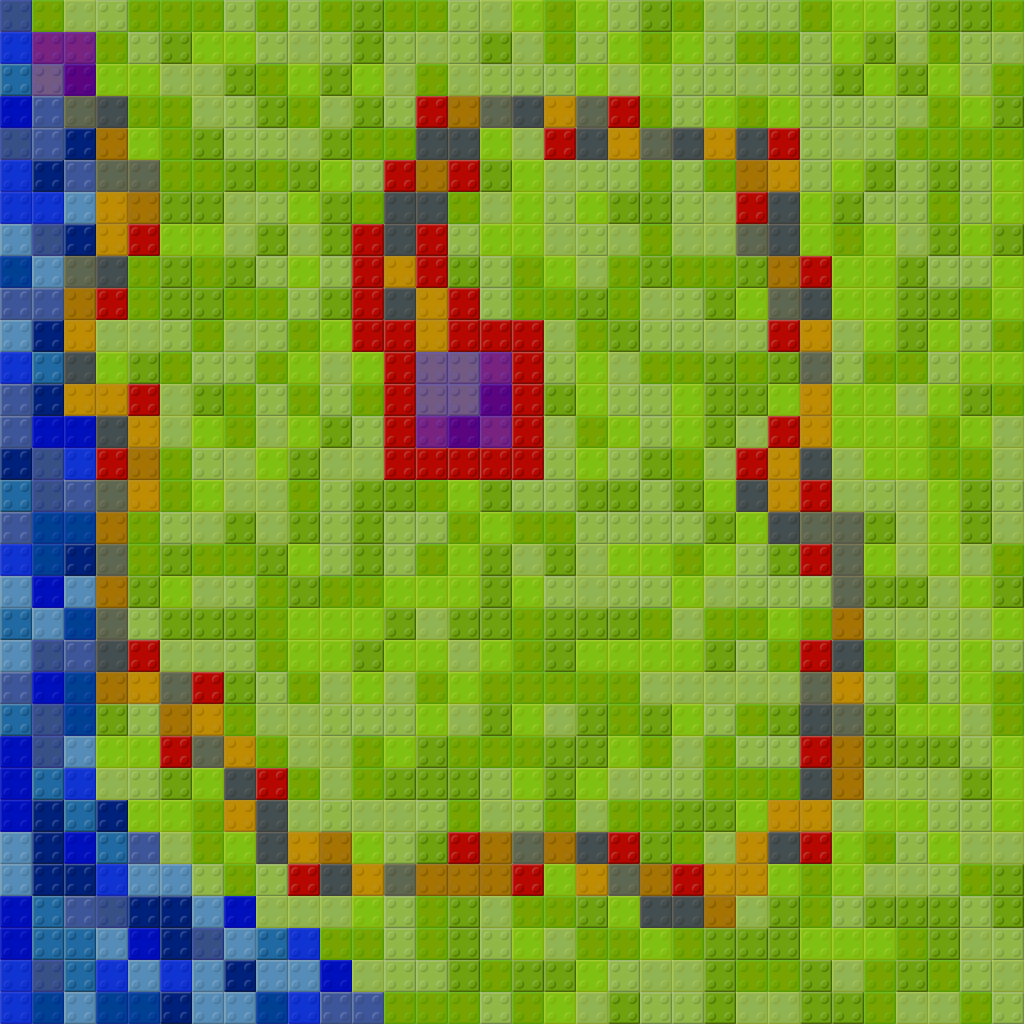

This game map was drawn from its Tiled (.tmx) file and the tilesets committed beside it. A one-line description and the trimmed map source follow:
An orthogonal 32x32 tile map with 32x32 px tiles, 4 tile layers (grass, path, water, fire) and 54 objects (52x trigger, destination).

<map version="1.0" orientation="orthogonal" width="32" height="32" tilewidth="32" tileheight="32">
 <tileset firstgid="1" name="DuploTop" tilewidth="32" tileheight="32">
  <image source="../img/tileSet/BloxTopDuplo.png" width="224" height="256" />
  <tile id="0">
   <properties>
    <property name="red" value="" />
   </properties>
  </tile>
  <tile id="1">
   <properties>
    <property name="orange" value="" />
   </properties>
  </tile>
  <tile id="2">
   <properties>
    <property name="yellow" value="" />
   </properties>
  </tile>
  <tile id="3">
   <properties>
    <property name="greenLight" value="" />
   </properties>
  </tile>
  <tile id="4">
   <properties>
    <property name="greenDark" value="" />
   </properties>
  </tile>
  <tile id="5">
   <properties>
    <property name="blueLight" value="" />
   </properties>
  </tile>
  <tile id="6">
   <properties>
    <property name="blueDark" value="" />
   </properties>
  </tile>
 </tileset>
 <layer name="grass" width="32" height="32">
  <data>[1024 cells, 1024 non-empty, 5 distinct tile ids]</data>
 </layer>
 <layer name="path" width="32" height="32">
  <data>[1024 cells, 124 non-empty, 7 distinct tile ids]</data>
 </layer>
 <layer name="water" width="32" height="32">
  <data>[1024 cells, 170 non-empty, 9 distinct tile ids]</data>
 </layer>
 <layer name="fire" width="32" height="32">
  <data>[1024 cells, 0 non-empty, 0 distinct tile ids]</data>
 </layer>
 <objectgroup name="objects" width="32" height="32">
  <object name="enter" type="destination" x="63" y="62" />
  <object x="207" y="688" width="1" />
  <object name="fire" type="trigger" x="208" y="688">
   <properties>
    <property name="fireOn" value="" />
   </properties>
  </object>
  <object name="exit" type="trigger" x="462" y="399">
   <properties>
    <property name="gotoLevel" value="2" />
   </properties>
  </object>
  <object name="fire" type="trigger" x="144" y="241">
   <properties>
    <property name="fireOn" value="" />
   </properties>
  </object>
  <object name="fire" type="trigger" x="111" y="303">
   <properties>
    <property name="fireOn" value="" />
   </properties>
  </object>
  <object name="fire" type="trigger" x="143" y="397">
   <properties>
    <property name="fireOn" value="" />
   </properties>
  </object>
  <object name="fire" type="trigger" x="110" y="463">
   <properties>
    <property name="fireOn" value="" />
   </properties>
  </object>
  <object name="fire" type="trigger" x="143" y="657">
   <properties>
    <property name="fireOn" value="" />
   </properties>
  </object>
  <object name="fire" type="trigger" x="175" y="752">
   <properties>
    <property name="fireOn" value="" />
   </properties>
  </object>
  <object name="fire" type="trigger" x="270" y="783">
   <properties>
    <property name="fireOn" value="" />
   </properties>
  </object>
  <object name="fire" type="trigger" x="303" y="879">
   <properties>
    <property name="fireOn" value="" />
   </properties>
  </object>
  <object name="fire" type="trigger" x="463" y="848">
   <properties>
    <property name="fireOn" value="" />
   </properties>
  </object>
  <object name="fire" type="trigger" x="527" y="881">
   <properties>
    <property name="fireOn" value="" />
   </properties>
  </object>
  <object name="fire" type="trigger" x="623" y="846">
   <properties>
    <property name="fireOn" value="" />
   </properties>
  </object>
  <object name="fire" type="trigger" x="689" y="880">
   <properties>
    <property name="fireOn" value="" />
   </properties>
  </object>
  <object name="fire" type="trigger" x="813" y="849">
   <properties>
    <property name="fireOn" value="" />
   </properties>
  </object>
  <object name="fire" type="trigger" x="813" y="751">
   <properties>
    <property name="fireOn" value="" />
   </properties>
  </object>
  <object name="fire" type="trigger" x="815" y="656">
   <properties>
    <property name="fireOn" value="" />
   </properties>
  </object>
  <object name="fire" type="trigger" x="815" y="561">
   <properties>
    <property name="fireOn" value="" />
   </properties>
  </object>
  <object name="fire" type="trigger" x="815" y="497">
   <properties>
    <property name="fireOn" value="" />
   </properties>
  </object>
  <object name="fire" type="trigger" x="752" y="463">
   <properties>
    <property name="fireOn" value="" />
   </properties>
  </object>
  <object name="fire" type="trigger" x="783" y="433">
   <properties>
    <property name="fireOn" value="" />
   </properties>
  </object>
  <object name="fire" type="trigger" x="784" y="336">
   <properties>
    <property name="fireOn" value="" />
   </properties>
  </object>
  <object name="fire" type="trigger" x="816" y="270">
   <properties>
    <property name="fireOn" value="" />
   </properties>
  </object>
  <object name="fire" type="trigger" x="783" y="143">
   <properties>
    <property name="fireOn" value="" />
   </properties>
  </object>
  <object name="fire" type="trigger" x="755" y="203">
   <properties>
    <property name="fireOn" value="" />
   </properties>
  </object>
  <object name="fire" type="trigger" x="623" y="112">
   <properties>
    <property name="fireOn" value="" />
   </properties>
  </object>
  <object name="fire" type="trigger" x="559" y="143">
   <properties>
    <property name="fireOn" value="" />
   </properties>
  </object>
  <object name="fire" type="trigger" x="431" y="111">
   <properties>
    <property name="fireOn" value="" />
   </properties>
  </object>
  <object name="fire" type="trigger" x="399" y="173">
   <properties>
    <property name="fireOn" value="" />
   </properties>
  </object>
  <object name="fire" type="trigger" x="465" y="176">
   <properties>
    <property name="fireOn" value="" />
   </properties>
  </object>
  <object name="fire" type="trigger" x="430" y="239">
   <properties>
    <property name="fireOn" value="" />
   </properties>
  </object>
  <object name="fire" type="trigger" x="368" y="269">
   <properties>
    <property name="fireOn" value="" />
   </properties>
  </object>
  <object name="fire" type="trigger" x="432" y="271">
   <properties>
    <property name="fireOn" value="" />
   </properties>
  </object>
  <object name="fire" type="trigger" x="366" y="303">
   <properties>
    <property name="fireOn" value="" />
   </properties>
  </object>
  <object name="fire" type="trigger" x="399" y="336">
   <properties>
    <property name="fireOn" value="" />
   </properties>
  </object>
  <object name="fire" type="trigger" x="465" y="335">
   <properties>
    <property name="fireOn" value="" />
   </properties>
  </object>
  <object name="fire" type="trigger" x="464" y="301">
   <properties>
    <property name="fireOn" value="" />
   </properties>
  </object>
  <object name="fire" type="trigger" x="401" y="368">
   <properties>
    <property name="fireOn" value="" />
   </properties>
  </object>
  <object name="fire" type="trigger" x="367" y="335">
   <properties>
    <property name="fireOn" value="" />
   </properties>
  </object>
  <object name="fire" type="trigger" x="366" y="240">
   <properties>
    <property name="fireOn" value="" />
   </properties>
  </object>
  <object name="fire" type="trigger" x="400" y="399">
   <properties>
    <property name="fireOn" value="" />
   </properties>
  </object>
  <object name="fire" type="trigger" x="398" y="430">
   <properties>
    <property name="fireOn" value="" />
   </properties>
  </object>
  <object name="fire" type="trigger" x="431" y="465">
   <properties>
    <property name="fireOn" value="" />
   </properties>
  </object>
  <object name="fire" type="trigger" x="461" y="464">
   <properties>
    <property name="fireOn" value="" />
   </properties>
  </object>
  <object name="fire" type="trigger" x="495" y="464">
   <properties>
    <property name="fireOn" value="" />
   </properties>
  </object>
  </objectgroup>
</map>
<!-- 7 of 54 objects omitted -->
